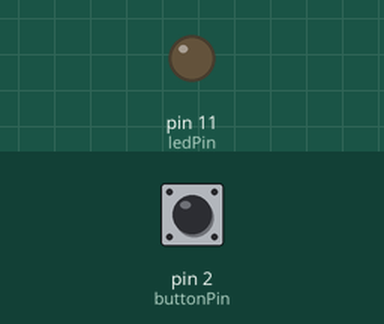
Simulated run of this sketch. Board: Arduino Uno, built with avr-gcc and run on an emulated ATmega328P. On the bench: output pins drawn as LEDs (lit = HIGH). Inputs (shaded band) come from the test bench; at power-on: pin 2 (buttonPin) HIGH.

Above: at 1.2 s.
1.3 s: pin 2 (buttonPin) pulled LOW for 0.15 s
At 2.6 s:
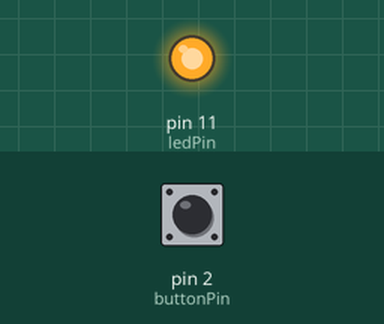
2.9 s: pin 2 (buttonPin) pulled LOW for 1 s
At 5.1 s:
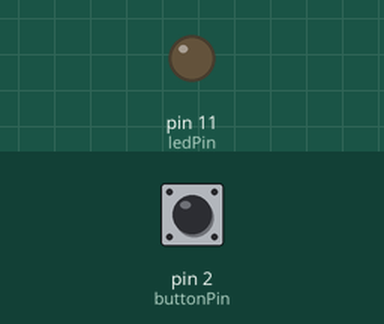
5.4 s: pin 2 (buttonPin) pulled LOW for 3.2 s
At 10.0 s:
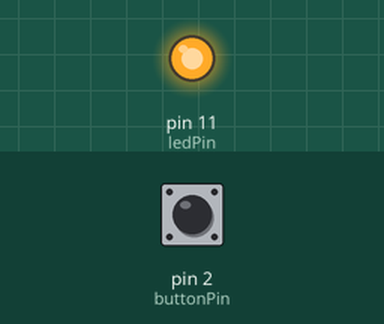
Timing chart, 0 to 11.5 s (numbered marks = the images above; inputs shaded):
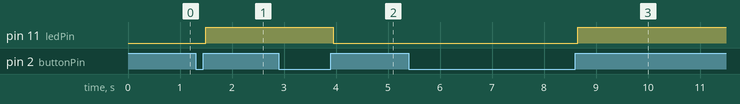

The sketch:

4_schimbare_fara_noise.ino
```cpp
const int buttonPin = 2;
const int ledPin = 11;
bool buttonState = HIGH;

bool previousState = HIGH;
bool ledState = LOW;

int reading = HIGH;
int previousReading = HIGH;

unsigned int lastDebounceTime = 0;
unsigned int debounceDelay = 50;

void setup() {
  pinMode(buttonPin, INPUT_PULLUP);
  pinMode(ledPin, OUTPUT);
  Serial.begin(9600);
}

void loop() {
  reading = digitalRead(buttonPin);

  if (reading != previousReading) {
    lastDebounceTime = millis();
  }

  if (millis() - lastDebounceTime > debounceDelay) {
    if (reading != buttonState) {
      buttonState = reading;
      if (buttonState == HIGH) {
        ledState = !ledState;
        digitalWrite(ledPin, ledState);
      }
    }
  }

  previousReading = reading;

}
```

3_schimba_stare_bec.ino
```cpp

```

Measured:
- after the input at 1.3 s, pin 11 (ledPin): LOW → HIGH after 0.20 s
- after the input at 2.9 s, pin 11 (ledPin): HIGH → LOW after 1.1 s
- after the input at 5.4 s, pin 11 (ledPin): LOW → HIGH after 3.3 s
